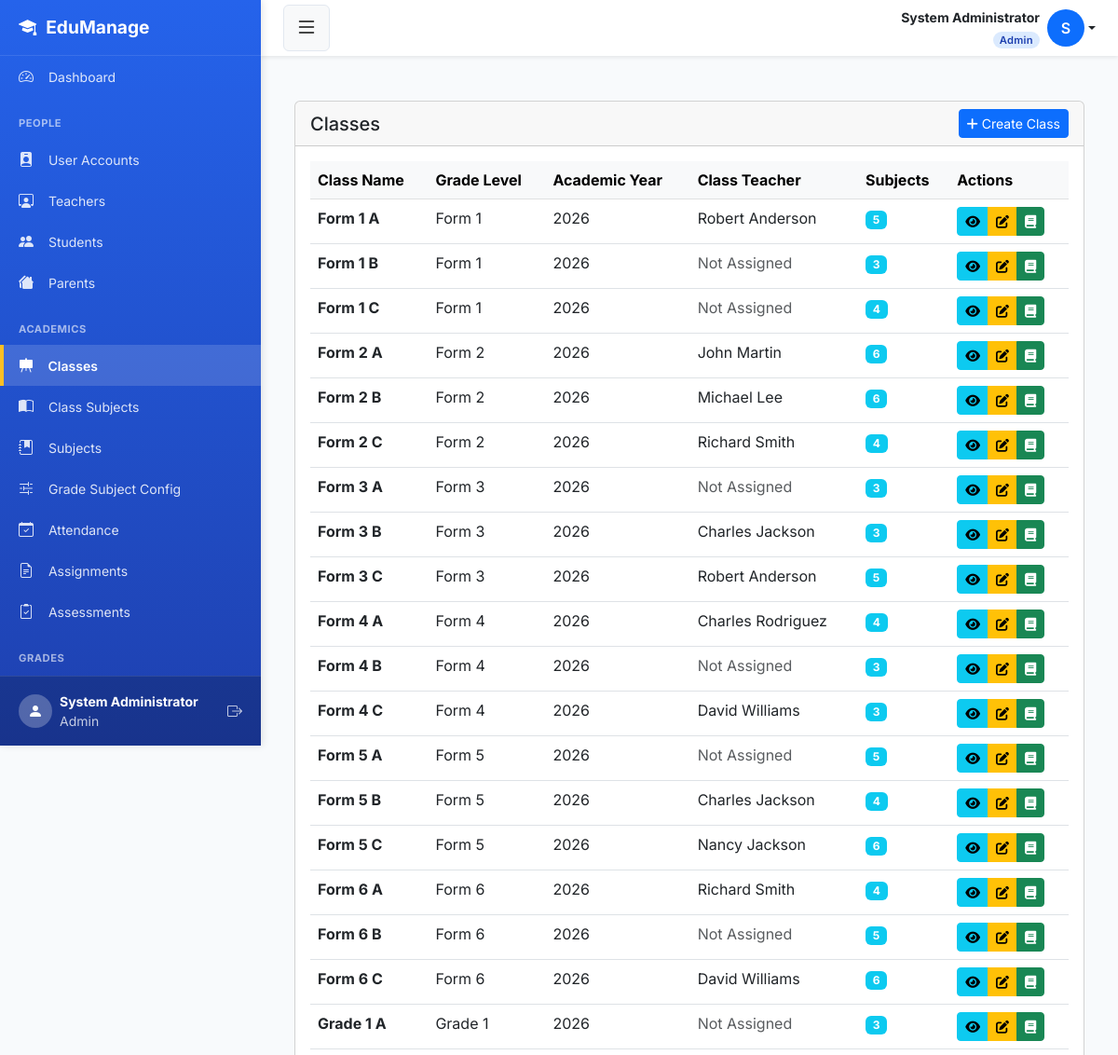
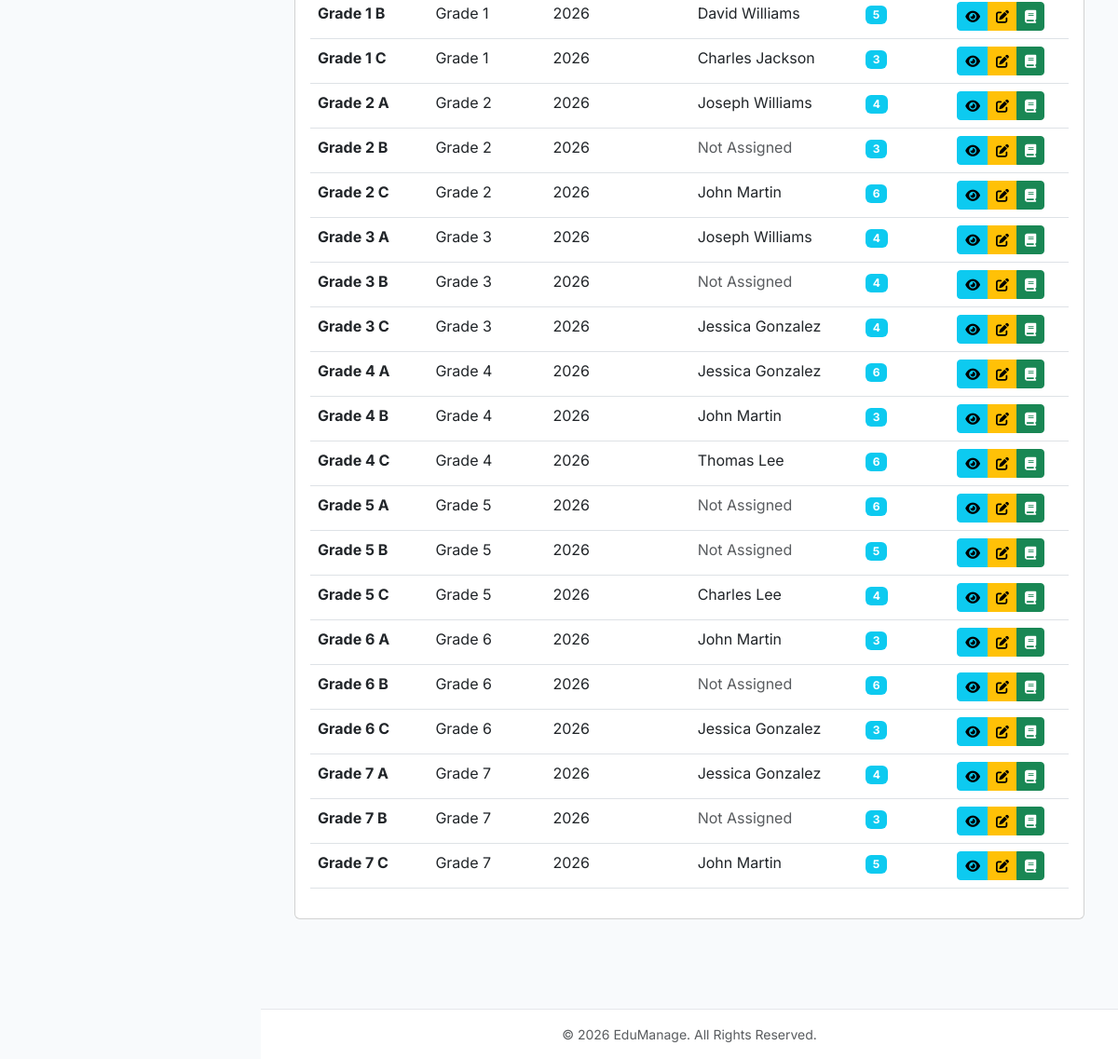
Screenshot of /classes/ (signed in) with the database file from the repository (2 pictures, top to bottom).
### smsapp/models.py (models this page shows, shortened)
class User(AbstractUser):
    ROLE_CHOICES = [
        ('admin',   'Admin'),
        ('teacher', 'Teacher'),
        ('student', 'Student'),
        ('parent',  'Parent'),
    ]
    role  = models.CharField(max_length=10, choices=ROLE_CHOICES, default='student')
    phone = models.CharField(max_length=20, blank=True, null=True)
    email = models.EmailField(unique=True, blank=True, null=True)
    REQUIRED_FIELDS = ['first_name', 'last_name', 'role']
    class Meta:
        db_table = 'users'

class SchoolClass(models.Model):
    name          = models.CharField(max_length=50)
    grade_level   = models.CharField(max_length=3, choices=GRADE_CHOICES)  # FIX: uses shared constant
    academic_year = models.ForeignKey(AcademicYear, on_delete=models.CASCADE, related_name='classes')
    class_teacher = models.ForeignKey(
        'Teacher', on_delete=models.SET_NULL,
        null=True, blank=True, related_name='main_class'
    )
    room_number = models.CharField(max_length=20, blank=True, null=True)
    capacity    = models.IntegerField(default=40)
    created_at  = models.DateTimeField(auto_now_add=True)
    class Meta:
        db_table        = 'classes'
        verbose_name    = 'Class'
        verbose_name_plural = 'Classes'
        ordering        = ['grade_level', 'name']
        unique_together = ['name', 'academic_year']

class AcademicYear(models.Model):
    name       = models.CharField(max_length=50, unique=True)
    start_date = models.DateField()
    end_date   = models.DateField()
    is_active  = models.BooleanField(default=True)
    class Meta:
        db_table = 'academic_years'
        ordering = ['-start_date']

class Teacher(models.Model):
    user           = models.OneToOneField(User, on_delete=models.CASCADE, related_name='teacher_profile')
    employee_id    = models.CharField(max_length=20, unique=True, editable=False, blank=True)
    date_of_birth  = models.DateField(null=True, blank=True)
    qualification  = models.CharField(max_length=200, blank=True, null=True)
    specialization = models.CharField(max_length=200, blank=True, null=True)
    date_joined    = models.DateField(default=timezone.now)
    is_active      = models.BooleanField(default=True)
    created_at     = models.DateTimeField(auto_now_add=True)
    class Meta:
        db_table = 'teachers'
        ordering = ['user__last_name', 'user__first_name']

### smsapp/views.py (the view)
# urls.py: path('classes/', views.class_list, name='class_list'),
@login_required
@admin_required
def class_list(request):
    from django.db.models import Count
    classes = SchoolClass.objects.select_related(
        'academic_year',
        'class_teacher__user'
    ).annotate(
        total_students=Count('enrollments', filter=models.Q(enrollments__is_active=True), distinct=True),
        total_subjects=Count('subject_assignments', distinct=True)
    ).order_by('-academic_year', 'grade_level', 'name')
    print(f"Total classes: {classes.count()}")
    for class_obj in classes:
        print(f"Class: {class_obj.name}")
        print(f"  - Students: {class_obj.total_students}")
        print(f"  - Subjects: {class_obj.total_subjects}")
    return render(request, 'classes/class_list.html', {'classes': classes})

### smsapp/templates/classes/class_list.html (shortened to what this page needs)
{% extends "base.html" %}
{% load static %}
{% block content %}
<div class="container-fluid py-4">
    <div class="row">
        <div class="col-12">
            <div class="card">
                <div class="card-header d-flex justify-content-between align-items-center">
                    <h5 class="card-title mb-0">Classes</h5>
                    <a href="{% url 'class_create' %}" class="btn btn-primary btn-sm">
                        <i class="fas fa-plus"></i> Create Class
                    </a>
                </div>
                <div class="card-body">
                    <div class="table-responsive">
                        <table class="table table-hover">
                            <thead class="table-light">
                                 <tr>
                                    <th>Class Name</th>
                                    <th>Grade Level</th>
                                    <th>Academic Year</th>
                                    <th>Class Teacher</th>
                                    <th>Subjects</th>
                                    <th>Actions</th>
                                 </tr>
                            </thead>
                            <tbody>
                                {% for class in classes %}
                                 <tr>
                                    <td><strong>{{ class.name }}</strong></td>
                                    <td>{{ class.get_grade_level_display }}</td>
                                    <td>{{ class.academic_year.name }}</td>
                                    <td>
                                        {% if class.class_teacher %}
                                            {{ class.class_teacher.user.get_full_name }}
                                        {% else %}
                                            <span class="text-muted">Not Assigned</span>
                                        {% endif %}
                                    </td>
                                    <td>
                                        <span class="badge bg-info">{{ class.total_subjects|default:0 }}</span>
                                    </td>
                                    <td>
                                        <div class="btn-group" role="group">
                                            <a href="{% url 'class_detail' class.id %}" class="btn btn-sm btn-info" title="View Details">
                                                <i class="fas fa-eye"></i>
                                            </a>
                                            <a href="{% url 'class_update' class.id %}" class="btn btn-sm btn-warning" title="Edit Class">
                                                <i class="fas fa-edit"></i>
                                            </a>
                                            <a href="{% url 'class_subject_assignment_list' class.id %}" class="btn btn-sm btn-success" title="Manage Subjects">
                                                <i class="fas fa-book"></i>
                                            </a>
                                        </div>
                                    </td>
                                 </tr>
                                {% endfor %}
                            </tbody>
                        </table>
                    </div>
                </div>
            </div>
        </div>
    </div>
</div>
{% endblock %}

### smsapp/templates/base.html (shortened to what this page needs)
<!DOCTYPE html>
<html lang="en">
<head>
    <link href="https://cdn.jsdelivr.net/npm/bootstrap@5.3.0/dist/css/bootstrap.min.css" rel="stylesheet">
    <link rel="stylesheet" href="https://cdn.jsdelivr.net/npm/bootstrap-icons@1.11.0/font/bootstrap-icons.css">
    <link rel="stylesheet" href="https://cdnjs.cloudflare.com/ajax/libs/font-awesome/6.4.0/css/all.min.css">
</head>
<body>
<div class="d-flex" id="wrapper">
    <div id="sidebar-wrapper">
        <div class="sidebar-heading">
            <i class="bi bi-mortarboard-fill"></i> EduManage
        </div>
        <div class="sidebar-nav">
            {% if user.role == 'admin' %}
                <a href="{% url 'admin_dashboard' %}" class="list-group-item list-group-item-action">
                    <i class="bi bi-speedometer2"></i> Dashboard
                </a>
            {% elif user.role == 'teacher' %}
                <a href="{% url 'teacher_dashboard' %}" class="list-group-item list-group-item-action">
                    <i class="bi bi-speedometer2"></i> Dashboard
                </a>
            {% elif user.role == 'student' %}
                <a href="{% url 'student_dashboard' %}" class="list-group-item list-group-item-action">
                    <i class="bi bi-speedometer2"></i> Dashboard
                </a>
            {% elif user.role == 'parent' %}
                <a href="{% url 'parent_dashboard' %}" class="list-group-item list-group-item-action">
                    <i class="bi bi-speedometer2"></i> Dashboard
                </a>
            {% endif %}
            {% if user.role == 'admin' %}
                <div class="sidebar-heading-text">People</div>
                <a href="{% url 'user_list' %}" class="list-group-item list-group-item-action">
                    <i class="bi bi-person-badge-fill"></i> User Accounts
                </a>
                <a href="{% url 'teacher_list' %}" class="list-group-item list-group-item-action">
                    <i class="bi bi-person-workspace"></i> Teachers
                </a>
                <a href="{% url 'student_list' %}" class="list-group-item list-group-item-action">
                    <i class="bi bi-people-fill"></i> Students
                </a>
                <a href="{% url 'parent_list' %}" class="list-group-item list-group-item-action">
                    <i class="bi bi-houses-fill"></i> Parents
                </a>
                <div class="sidebar-heading-text">Academics</div>
                <a href="{% url 'class_list' %}" class="list-group-item list-group-item-action">
                    <i class="bi bi-easel-fill"></i> Classes
                </a>
                <a href="{% url 'class_subject_list' %}" class="list-group-item list-group-item-action">
                    <i class="bi bi-book-half"></i> Class Subjects
                </a>
                <a href="{% url 'subject_list' %}" class="list-group-item list-group-item-action">
                    <i class="bi bi-journal-bookmark-fill"></i> Subjects
                </a>
                <a href="{% url 'grade_subject_config_list' %}" class="list-group-item list-group-item-action">
                    <i class="bi bi-sliders2"></i> Grade Subject Config
                </a>
                <a href="{% url 'attendance_history' %}" class="list-group-item list-group-item-action">
                    <i class="bi bi-calendar-check"></i> Attendance
                </a>
                <a href="{% url 'assignment_list' %}" class="list-group-item list-group-item-action">
                    <i class="bi bi-file-earmark-text"></i> Assignments
                </a>
                <a href="{% url 'create_assessment' %}" class="list-group-item list-group-item-action">
                    <i class="bi bi-clipboard2-check"></i> Assessments
                </a>
                <div class="sidebar-heading-text">Grades</div>
                <a href="{% url 'view_gradebook' 0 0 %}" class="list-group-item list-group-item-action" onclick="return false;">
                </a>
            {% endif %}
        </div>
        <div class="sidebar-footer">
            <div class="d-flex align-items-center">
                <div class="rounded-circle bg-white bg-opacity-25 d-flex align-items-center justify-content-center me-2"
                     style="width: 36px; height: 36px;">
                    <i class="bi bi-person-fill"></i>
                </div>
                <div class="flex-grow-1">
                    <div class="small fw-bold">{{ user.get_full_name|default:user.username }}</div>
                    <div class="small opacity-75">{{ user.get_role_display }}</div>
                </div>
                <a href="{% url 'logout' %}" class="text-white text-decoration-none opacity-75 hover-opacity-100">
                    <i class="bi bi-box-arrow-right"></i>
                </a>
            </div>
        </div>
    </div>
    <div id="page-content-wrapper">
        <nav class="top-navbar">
            <button class="btn btn-light" id="sidebarToggle" aria-label="Toggle sidebar">
                <i class="bi bi-list fs-4"></i>
            </button>
            <div class="dropdown">
                <a href="#"
                   class="d-flex align-items-center text-decoration-none dropdown-toggle text-dark"
                   id="userDropdown"
                   data-bs-toggle="dropdown"
                   aria-expanded="false">
                    <div class="me-2 text-end d-none d-lg-block">
                        <div class="fw-bold small">
                            {{ user.get_full_name|default:user.username }}
                        </div>
                        <span class="role-badge {{ user.role }}">
                            {{ user.get_role_display }}
                        </span>
                    </div>
                    <div class="rounded-circle bg-primary text-white d-flex align-items-center justify-content-center"
                         style="width:40px;height:40px;font-weight:600;flex-shrink:0;">
                        {{ user.first_name|first|default:user.username|first|upper }}
                    </div>
                </a>
            </div>
        </nav>
        <div class="container-fluid p-4">
            {% block content %}{% endblock %}
        </div>
        <footer class="bg-white text-center py-3 mt-5 border-top">
            <div class="container text-muted small">
                &copy; {% now "Y" %} EduManage. All Rights Reserved.
            </div>
        </footer>
    </div>
</div>
</body>
</html>

### smsapp/templates/base.html (style rules this page uses)
:root { --primary-color: #2563eb; --primary-dark: #1e40af; --secondary-color: #64748b; --sidebar-width: 280px; --header-height: 60px; }
* { margin: 0; padding: 0; box-sizing: border-box; }
body { font-family: 'Inter', -apple-system, BlinkMacSystemFont, 'Segoe UI', Roboto, sans-serif; background-color: #f8fafc; overflow-x: hidden; min-height: 100vh; }
#sidebar-wrapper { height: 100vh; width: var(--sidebar-width); position: fixed; top: 0; left: 0; background: linear-gradient(180deg, var(--primary-color) 0%, var(--primary-dark) 100%); color: white; box-shadow: 2px 0 8px rgba(0, 0, 0, 0.1); display: flex; flex-direction: column; overflow: hidden; z-index: 1000; }
.sidebar-heading { padding: 0.875rem 1.25rem; font-size: 1.2rem; font-weight: 700; color: white; border-bottom: 1px solid rgba(255, 255, 255, 0.1); height: var(--header-height); display: flex; align-items: center; gap: 10px; flex-shrink: 0; }
.sidebar-nav { flex: 1; overflow-y: auto; overflow-x: hidden; padding-bottom: 20px; }
.sidebar-footer { padding: 16px 20px; border-top: 1px solid rgba(255, 255, 255, 0.1); background: rgba(0, 0, 0, 0.2); flex-shrink: 0; }
.sidebar-heading-text { color: rgba(255, 255, 255, 0.6); font-size: 0.7rem; text-transform: uppercase; font-weight: 700; letter-spacing: 0.5px; padding: 15px 20px 8px; margin-top: 5px; }
.list-group-item { border: none; background-color: transparent; color: rgba(255, 255, 255, 0.85); padding: 10px 20px; font-size: 0.875rem; transition: all 0.2s ease; cursor: pointer; display: block; text-decoration: none; }
.list-group-item.active { background-color: rgba(255, 255, 255, 0.15); color: white; font-weight: 600; border-left: 4px solid #fbbf24; padding-left: 16px; }
.list-group-item i { margin-right: 12px; width: 20px; text-align: center; font-size: 1rem; }
#page-content-wrapper { margin-left: var(--sidebar-width); min-height: 100vh; width: calc(100% - var(--sidebar-width)); transition: margin 0.25s ease-out; }
.top-navbar { height: var(--header-height); background-color: white; box-shadow: 0 2px 4px rgba(0, 0, 0, 0.08); display: flex; align-items: center; justify-content: space-between; padding: 0 1.5rem; position: sticky; top: 0; z-index: 998; }
.top-navbar .btn-light { border: 1px solid #e2e8f0; transition: all 0.2s ease; }
.role-badge { display: inline-block; font-size: 0.7rem; padding: 1px 7px; border-radius: 20px; font-weight: 600; text-transform: capitalize; letter-spacing: 0.3px; }
.role-badge.admin { background: #dbeafe; color: #1e40af; }
footer { margin-top: auto; }
.container-fluid { max-width: 1400px; }
.border-top { border-top: 1px solid #e5e7eb !important; }

### rows the page displays
User: get_full_name "System Administrator", role "Admin", first_name|first "S"
SchoolClass: name "Form 1 A", grade_level "Form 1", academic_year.name "2026", class_teacher.user.get_full_name "Robert Anderson", total_subjects "5"
SchoolClass: name "Form 1 B", grade_level "Form 1", academic_year.name "2026", shows "Not Assigned", total_subjects "3"
SchoolClass: name "Form 1 C", grade_level "Form 1", academic_year.name "2026", shows "Not Assigned", total_subjects "4"
SchoolClass: name "Form 2 A", grade_level "Form 2", academic_year.name "2026", class_teacher.user.get_full_name "John Martin", total_subjects "6"
SchoolClass: name "Form 2 B", grade_level "Form 2", academic_year.name "2026", class_teacher.user.get_full_name "Michael Lee", total_subjects "6"
SchoolClass: name "Form 2 C", grade_level "Form 2", academic_year.name "2026", class_teacher.user.get_full_name "Richard Smith", total_subjects "4"
SchoolClass: name "Form 3 A", grade_level "Form 3", academic_year.name "2026", shows "Not Assigned", total_subjects "3"
SchoolClass: name "Form 3 B", grade_level "Form 3", academic_year.name "2026", class_teacher.user.get_full_name "Charles Jackson", total_subjects "3"
SchoolClass: name "Form 3 C", grade_level "Form 3", academic_year.name "2026", class_teacher.user.get_full_name "Robert Anderson", total_subjects "5"
SchoolClass: name "Form 4 A", grade_level "Form 4", academic_year.name "2026", class_teacher.user.get_full_name "Charles Rodriguez", total_subjects "4"
SchoolClass: name "Form 4 B", grade_level "Form 4", academic_year.name "2026", shows "Not Assigned", total_subjects "3"
SchoolClass: name "Form 4 C", grade_level "Form 4", academic_year.name "2026", class_teacher.user.get_full_name "David Williams", total_subjects "3"
SchoolClass: name "Form 5 A", grade_level "Form 5", academic_year.name "2026", shows "Not Assigned", total_subjects "5"
SchoolClass: name "Form 5 B", grade_level "Form 5", academic_year.name "2026", class_teacher.user.get_full_name "Charles Jackson", total_subjects "4"
SchoolClass: name "Form 5 C", grade_level "Form 5", academic_year.name "2026", class_teacher.user.get_full_name "Nancy Jackson", total_subjects "6"
SchoolClass: name "Form 6 A", grade_level "Form 6", academic_year.name "2026", class_teacher.user.get_full_name "Richard Smith", total_subjects "4"
SchoolClass: name "Form 6 B", grade_level "Form 6", academic_year.name "2026", shows "Not Assigned", total_subjects "5"
SchoolClass: name "Form 6 C", grade_level "Form 6", academic_year.name "2026", class_teacher.user.get_full_name "David Williams", total_subjects "6"
SchoolClass: name "Grade 1 A", grade_level "Grade 1", academic_year.name "2026", shows "Not Assigned", total_subjects "3"
SchoolClass: name "Grade 1 B", grade_level "Grade 1", academic_year.name "2026", class_teacher.user.get_full_name "David Williams", total_subjects "5"
SchoolClass: name "Grade 1 C", grade_level "Grade 1", academic_year.name "2026", class_teacher.user.get_full_name "Charles Jackson", total_subjects "3"
SchoolClass: name "Grade 2 A", grade_level "Grade 2", academic_year.name "2026", class_teacher.user.get_full_name "Joseph Williams", total_subjects "4"
SchoolClass: name "Grade 2 B", grade_level "Grade 2", academic_year.name "2026", shows "Not Assigned", total_subjects "3"
SchoolClass: name "Grade 2 C", grade_level "Grade 2", academic_year.name "2026", class_teacher.user.get_full_name "John Martin", total_subjects "6"
SchoolClass: name "Grade 3 A", grade_level "Grade 3", academic_year.name "2026", class_teacher.user.get_full_name "Joseph Williams", total_subjects "4"
SchoolClass: name "Grade 3 B", grade_level "Grade 3", academic_year.name "2026", shows "Not Assigned", total_subjects "4"
SchoolClass: name "Grade 3 C", grade_level "Grade 3", academic_year.name "2026", class_teacher.user.get_full_name "Jessica Gonzalez", total_subjects "4"
SchoolClass: name "Grade 4 A", grade_level "Grade 4", academic_year.name "2026", class_teacher.user.get_full_name "Jessica Gonzalez", total_subjects "6"
SchoolClass: name "Grade 4 B", grade_level "Grade 4", academic_year.name "2026", class_teacher.user.get_full_name "John Martin", total_subjects "3"
SchoolClass: name "Grade 4 C", grade_level "Grade 4", academic_year.name "2026", class_teacher.user.get_full_name "Thomas Lee", total_subjects "6"
SchoolClass: name "Grade 5 A", grade_level "Grade 5", academic_year.name "2026", shows "Not Assigned", total_subjects "6"
SchoolClass: name "Grade 5 B", grade_level "Grade 5", academic_year.name "2026", shows "Not Assigned", total_subjects "5"
SchoolClass: name "Grade 5 C", grade_level "Grade 5", academic_year.name "2026", class_teacher.user.get_full_name "Charles Lee", total_subjects "4"
SchoolClass: name "Grade 6 A", grade_level "Grade 6", academic_year.name "2026", class_teacher.user.get_full_name "John Martin", total_subjects "3"
SchoolClass: name "Grade 6 B", grade_level "Grade 6", academic_year.name "2026", shows "Not Assigned", total_subjects "6"
SchoolClass: name "Grade 6 C", grade_level "Grade 6", academic_year.name "2026", class_teacher.user.get_full_name "Jessica Gonzalez", total_subjects "3"
SchoolClass: name "Grade 7 A", grade_level "Grade 7", academic_year.name "2026", class_teacher.user.get_full_name "Jessica Gonzalez", total_subjects "4"
SchoolClass: name "Grade 7 B", grade_level "Grade 7", academic_year.name "2026", shows "Not Assigned", total_subjects "3"
SchoolClass: name "Grade 7 C", grade_level "Grade 7", academic_year.name "2026", class_teacher.user.get_full_name "John Martin", total_subjects "5"
